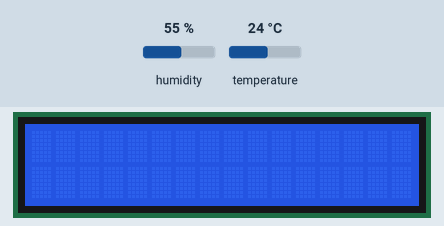
Recording of a program running on a simulated Raspberry Pi Pico running MicroPython. Parts: 16×2 character LCD. The test bench sets the inputs (shaded band); at power-on: humidity 55 %, temperature 24 °C. Library files of the repository ran but are not shown: pico_i2c_lcd.py.

Above: at 1.2 s.
1.3 s: humidity set to 22 %
At 11.3 s:
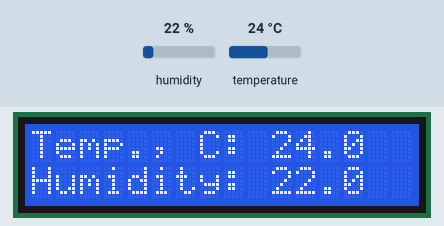
11.6 s: temperature set to 12 °C
At 21.0 s:
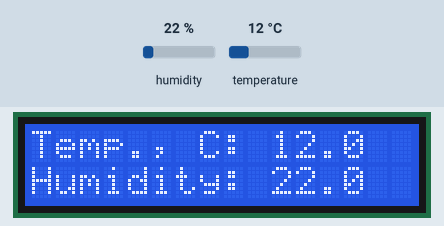
21.8 s: humidity set to 40 %
At 31.6 s:
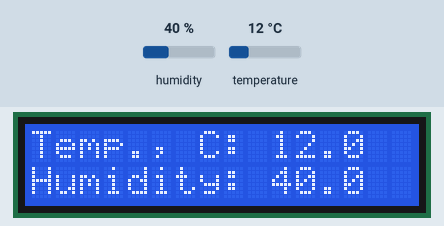
31.9 s: temperature set to 19 °C
At 41.4 s:
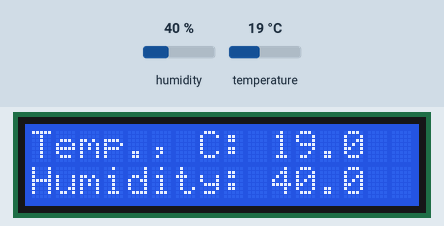
Timing chart, 0 to 42.9 s (numbered marks = the images above; inputs shaded):
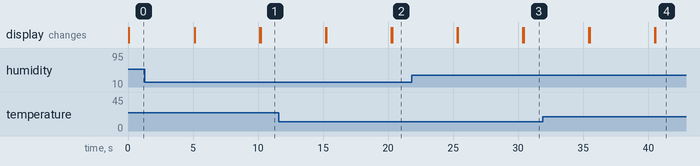

Measured:
- after the input at 1.3 s, the display: first differs from a run without the input after 8.9 s (image 1)
- after the input at 11.6 s, the display: first differs from a run without the input after 8.7 s (image 2)
- after the input at 21.8 s, the display: first differs from a run without the input after 8.6 s (image 3)
- after the input at 31.9 s, the display: first differs from a run without the input after 8.6 s (image 4)

The program:

lcd_temp_hum.py
```python
from machine import Pin
from lcd_out_methods import *
from time import sleep

import dht

sensor = dht.DHT22(Pin(27))

while True:
    sensor.measure()
    sleep(5)
    temperature = sensor.temperature()
    humidity = sensor.humidity()

    print_two_rows(temperature, humidity)
```

lcd_out_methods.py
```python
from machine import I2C, Pin
from time import sleep
from pico_i2c_lcd import I2cLcd
i2c = I2C(0, sda=Pin(0), scl=Pin(1), freq=400000)
I2C_ADDR = i2c.scan()[0]
lcd = I2cLcd(i2c, I2C_ADDR, 2, 16)

def print_two_rows(temperature, humidity):
    lcd.clear()
    lcd.putstr("Temp., C: " + str(temperature) + "\n")
    lcd.putstr("Humidity: " + str(humidity))
```
